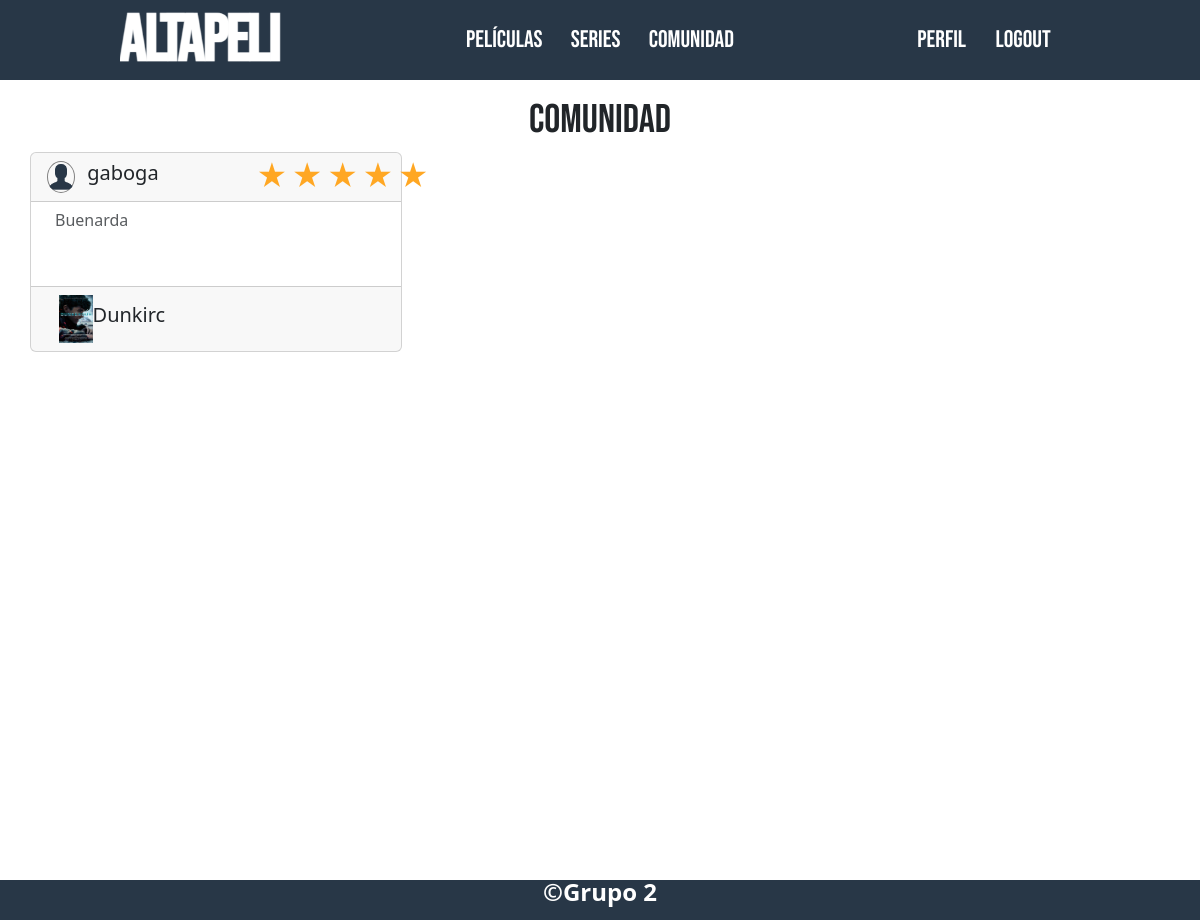
Screenshot of /peliculas_series/comunidad/ (signed in) with the database file from the repository.
### apps/Peliculas_Series/models.py (models this page shows, shortened)
class Puntuacion(models.Model):
    usuario = models.ForeignKey(settings.AUTH_USER_MODEL, on_delete=models.CASCADE)
    pelicula_serie = models.ForeignKey(PeliculaSerie, on_delete=models.CASCADE)
    puntaje = models.IntegerField()
    comentario = models.TextField(max_length=400)
    class Meta:
        unique_together = ('usuario', 'pelicula_serie')

class PeliculaSerie(models.Model):
    nombre = models.CharField(max_length=255, blank=False)
    tipo = models.ForeignKey(Tipo, on_delete=models.CASCADE, blank=False)
    genero = models.ForeignKey(Genero, on_delete=models.CASCADE, blank=False)
    duracion = models.IntegerField(default=0)
    anio_estreno = models.DateField()
    director = models.ForeignKey(Director, on_delete=models.CASCADE, blank=False)
    trailer_url= models.URLField(
        max_length=500,
        default="https://altapelibucket.s3.us-east-2.amazonaws.com/RickRoll.mp4",
        blank=True
        )
    portada_img= models.ImageField(
        upload_to="peliculas/",
        blank=True,
        null=True,
        default="peliculas/Pelicula_Default.png"
    )

### apps/Sesiones/models.py (models this page shows, shortened)
class User(AbstractBaseUser, PermissionsMixin):
    nombre = models.CharField(max_length=20, verbose_name=_('Nombre'))
    apellido = models.CharField(max_length=20, verbose_name=_('Apellido'))
    usuario = models.CharField(max_length=30, unique=True, verbose_name=_('Usuario'))
    email = models.EmailField(unique=True, verbose_name=_('Correo Electrónico'))
    password = models.CharField(max_length=128, verbose_name=_('Contraseña'))
    profile_image = models.ImageField(default='DefaultUser.png',upload_to='imagenes_perfil', blank=True, null=True, verbose_name=_('Imagen de perfil'))
    is_active = models.BooleanField(default=True)
    is_staff = models.BooleanField(default=False)
    objects = CustomUserManager()
    USERNAME_FIELD = 'usuario'
    REQUIRED_FIELDS = ['nombre', 'apellido', 'email']

### apps/Peliculas_Series/views.py (the view)
# urls.py: path('comunidad/', views.VistaComunidad, name='comunidad')
def VistaComunidad(request):
    reseñas= Puntuacion.objects.select_related('usuario', 'pelicula_serie').all()
    usuario= request.user
    context={
        "reseñas": reseñas,
        "usuario": usuario
    }
    return render(request, "peliculas_series/VistaComunidad.html", context)

### templates/peliculas_series/VistaComunidad.html (shortened to what this page needs)
{% extends 'base.html' %}
{% block contenido %}
<div class="container d-flex flex-column justify-content-start" style="height: 100vh;">
    <h2 class="fs-1 text-center mt-3" style="font-family: var(--primary-font);">Comunidad</h2>
    <div class="row w-100">
        {% for reseña in reseñas %}
            <div class="card col-4">
                <div class="card-header row d-flex align-items-center position-relative">
                    <div class="col-1 cstm__profile-image">
                        <img src="{{ reseña.usuario.profile_image.url }}" alt="Img">
                    </div>
                    <div class="col-6 d-flex align-items-center"> <h5 class="fs-5 text-center">{{ reseña.usuario.usuario }}</h5> </div>
                    <div class="col-5">
                        <div class="rating d-flex justify-content-end py-0 top-0">
                            {% for i in "54321" %}
                            <label title="{{ i }} estrellas" for="star{{ i }}_{{ reseña.id }}" class="me-1 py-0 my-0"></label>
                            {% endfor %}
                        </div>
                    </div>
                </div>
                <div class="card-body row p-0">
                    <div class="col-12">
                        <textarea class="form-control w-100 h-100 col-12" rows="3" placeholder="{{ reseña.comentario }}" disabled style="resize: none;background-color: transparent;border: none;"></textarea>
                    </div>
                </div>
                <div class="card-footer row">
                    <div class="col-8 d-flex align-items-center">
                        <img src="{{ reseña.pelicula_serie.portada_img.url }}" alt="Portada" class="col-2">
                        <h5 class="col-10">{{ reseña.pelicula_serie.nombre }}</h6>
                    </div>
                    <div class="col-4 d-flex align-items-center">
                    </div>
                </div>
            </div>
        {% endfor %}
    </div>
</div>
{% endblock %}

### static/css/puntuar_contenido.css (style rules this page uses)
.rating:not(:checked) > label { float: right; cursor: pointer; font-size: 30px; color: #666; }
.rating:not(:checked) > label:before { content: '★'; }
.rating > input:checked ~ label { color: #ffa723; }

### static/css/globals.css (style rules this page uses)
:root { --primary-color: #283747; --primary-color-dark: #c1790a; --primary-color-light: #f5ae3c; --white: #ffffff; --gray: #d4d4d4; --gray-dark: #3c3c3c; --black: #000000; --primary-font: "Bebas Neue", sans-serif; }
html, body { margin: 0; padding: 0; height: 100%; }
body { display: flex; flex-direction: column; min-height: 100vh; }
* { margin: 0; box-sizing: border-box; padding: 0; }
.top-0 { position: absolute; top: 0%; }

### rows the page displays
Puntuacion: usuario.profile_image (placeholder picture), usuario.usuario "gaboga", comentario "Buenarda", pelicula_serie.portada_img (picture), pelicula_serie.nombre "Dunkirc"
